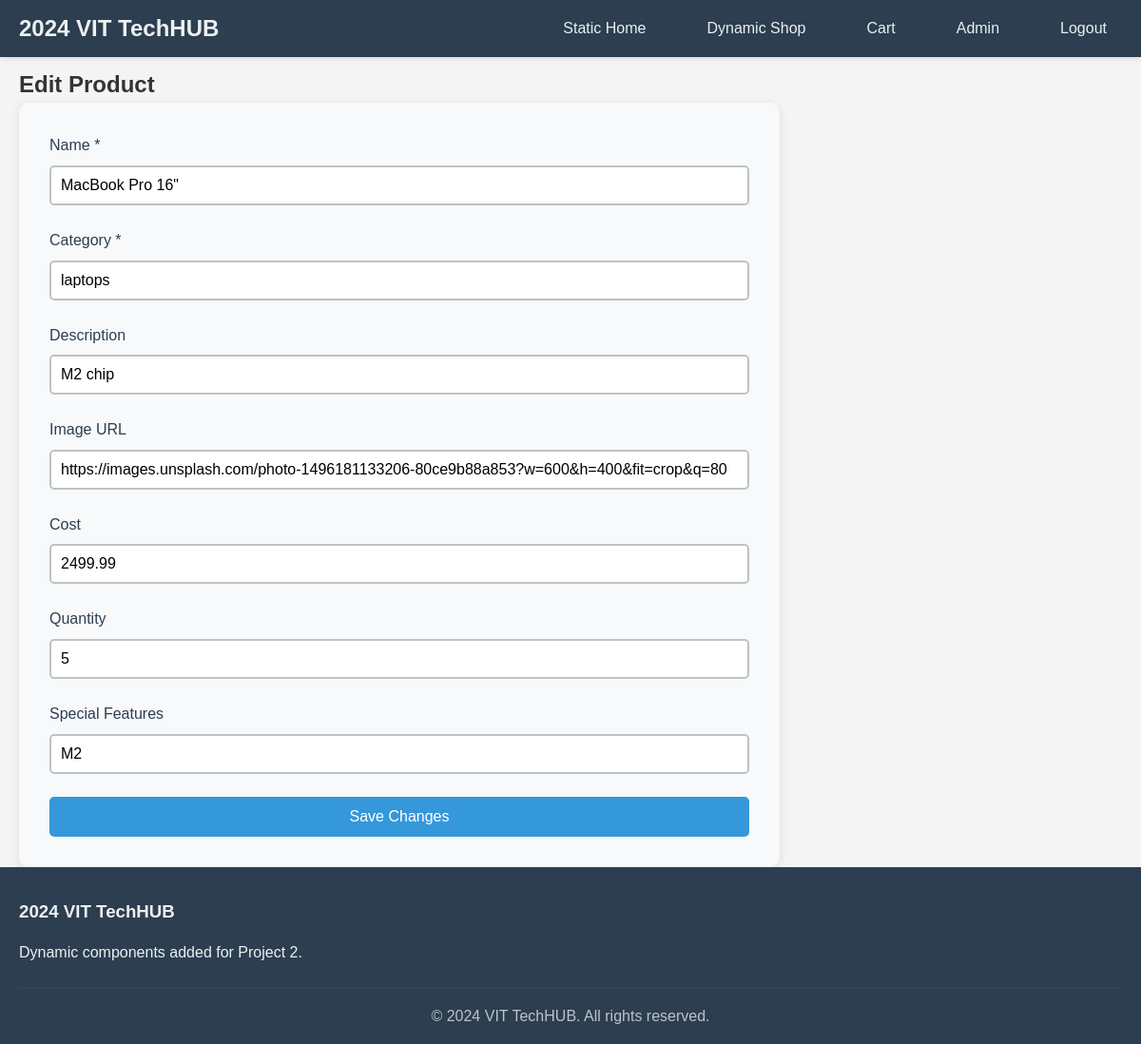
The page /admin/product_edit.php?id=2 (signed in) on the database its author committed.
### tables this page shows
CREATE TABLE products (
  product_id INT AUTO_INCREMENT PRIMARY KEY,
  category_id INT NOT NULL,
  name VARCHAR(150) NOT NULL,
  description TEXT,
  image VARCHAR(255),
  cost DECIMAL(10,2) NOT NULL DEFAULT 0.00,
  quantity INT NOT NULL DEFAULT 0,
  special_features VARCHAR(255),
  created_at TIMESTAMP DEFAULT CURRENT_TIMESTAMP,
  CONSTRAINT fk_products_category FOREIGN KEY (category_id) REFERENCES categories(category_id)
);

CREATE TABLE categories (
  category_id INT AUTO_INCREMENT PRIMARY KEY,
  category_name VARCHAR(100) NOT NULL UNIQUE,
  description TEXT
);

### includes/helpers.php (called while the page is built, shortened)
<?php
function h($s){ return htmlspecialchars((string)$s, ENT_QUOTES, 'UTF-8'); }

### admin/product_edit.php (the view, shortened to what this page needs)
<?php
require_once __DIR__ . '/../includes/db_connect.php';
require_once __DIR__ . '/../includes/helpers.php';
$pid = (int)($_GET['id'] ?? 0);
$stmt = $pdo->prepare("SELECT p.*, c.category_name FROM products p JOIN categories c ON p.category_id=c.category_id WHERE p.product_id=?");
$stmt->execute([$pid]);
$p = $stmt->fetch();
include __DIR__ . '/../includes/header.php';
?>
<section class="container">
  <h2>Edit Product</h2>
  <form method="post" class="contact-form" style="max-width:800px">
    <div class="form-group"><label>Name *</label><input name="name" value="<?=h($p['name'])?>" required></div>
    <div class="form-group"><label>Category *</label><input name="category" value="<?=h($p['category_name'])?>" required></div>
    <div class="form-group"><label>Description</label><input name="description" value="<?=h($p['description'])?>"></div>
    <div class="form-group"><label>Image URL</label><input name="image" value="<?=h($p['image'])?>"></div>
    <div class="form-group"><label>Cost</label><input name="cost" type="number" step="0.01" value="<?=h($p['cost'])?>"></div>
    <div class="form-group"><label>Quantity</label><input name="quantity" type="number" value="<?=h($p['quantity'])?>"></div>
    <div class="form-group"><label>Special Features</label><input name="special_features" value="<?=h($p['special_features'])?>"></div>
    <button class="submit-btn" type="submit">Save Changes</button>
  </form>
</section>
<?php include __DIR__ . '/../includes/footer.php'; ?>

### styles.css (style rules this page uses)
* { margin: 0; padding: 0; box-sizing: border-box; }
body { font-family: Arial, sans-serif; line-height: 1.6; color: #333; background-color: #f4f4f4; }
.container { max-width: 1200px; margin: 0 auto; padding: 0 20px; }
.contact-form { background: #f8f9fa; padding: 2rem; border-radius: 10px; box-shadow: 0 2px 10px rgba(0,0,0,0.1); }
.form-group { margin-bottom: 1.5rem; }
.form-group label { display: block; margin-bottom: 0.5rem; color: #2c3e50; font-weight: 500; }
.form-group input, .form-group textarea { width: 100%; padding: 10px; border: 2px solid #bdc3c7; border-radius: 5px; font-size: 1rem; transition: border-color 0.3s ease; font-family: inherit; }
.submit-btn { background-color: #3498db; color: white; border: none; padding: 12px 30px; border-radius: 5px; cursor: pointer; font-size: 1rem; font-weight: 500; transition: all 0.3s ease; width: 100%; }

### rows shown on the page
products: name "MacBook Pro 16\"", category "laptops", description "M2 chip", image "https://images.unsplash.com/photo-1496181133206-80ce9b88a853?w=600&h=400&fit=crop&q=80", cost "2499.99", quantity "5", special_features "M2"
